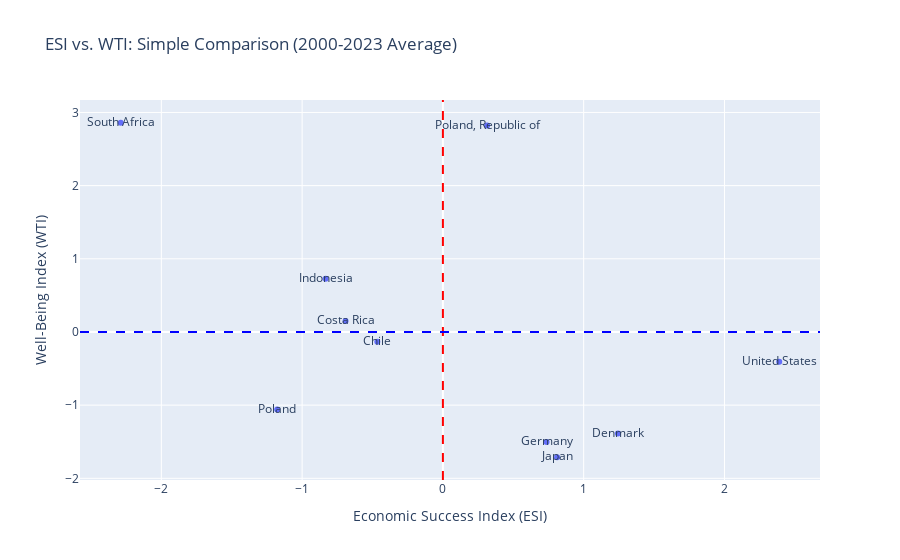

Source (notebook cell):
### Code cell
import plotly.express as px
import pandas as pd

# 1. CALCULATE THE AVERAGE SCORES PER COUNTRY (from yearly data)
df_final_ranking = df_merged_scores.groupby('Country Name').agg(
    {'Economic Success (PCA)': 'mean',
     'Well-Being (PCA)': 'mean'}
).reset_index()

# Rename columns for plotting simplicity
df_final_ranking.rename(columns={
    'Economic Success (PCA)': 'Avg_ESI',
    'Well-Being (PCA)': 'Avg_WTI'
}, inplace=True)


# 2. CREATE THE SCATTER PLOT
fig = px.scatter(
    df_final_ranking,
    x='Avg_ESI',           # X-axis: Economic Success Index
    y='Avg_WTI',           # Y-axis: Well-Being Translation Index
    text='Country Name',   # Label points with the country name
    title='ESI vs. WTI: Simple Comparison (2000-2023 Average)',
    labels={
        'Avg_ESI': 'Economic Success Index (ESI)',
        'Avg_WTI': 'Well-Being Index (WTI)'
    }
)

# Optional: Add Quadrant lines at the sample average (Zero)
fig.add_vline(x=0, line_dash="dash", line_color="red")
fig.add_hline(y=0, line_dash="dash", line_color="blue")

fig.show()

### Figure 1 — Plotly figure (JSON) as saved in the notebook; plotly's stock layout.template omitted (floating-point values rounded to 4 significant figures)
{"data": [{"hovertemplate": "Economic Success Index (ESI)=%{x}<br>Well-Being Index (WTI)=%{y}<br>Country Name=%{text}<extra></extra>", "legendgroup": "", "marker": {"color": "#636efa", "symbol": "circle"}, "mode": "markers+text", "name": "", "orientation": "v", "showlegend": false, "text": ["Chile", "Costa Rica", "Denmark", "Germany", "Indonesia", "Japan", "Poland", "Poland, Republic of", "South Africa", "United States"], "type": "scatter", "x": [-0.4658, -0.6915, 1.243, 0.7364, -0.833, 0.8115, -1.177, 0.3143, -2.288, 2.389], "xaxis": "x", "y": [-0.1349, 0.1483, -1.388, -1.502, 0.7278, -1.712, -1.061, 2.821, 2.859, -0.4058], "yaxis": "y"}], "layout": {"legend": {"tracegroupgap": 0}, "shapes": [{"line": {"color": "red", "dash": "dash"}, "type": "line", "x0": 0, "x1": 0, "xref": "x", "y0": 0, "y1": 1, "yref": "y domain"}, {"line": {"color": "blue", "dash": "dash"}, "type": "line", "x0": 0, "x1": 1, "xref": "x domain", "y0": 0, "y1": 0, "yref": "y"}], "title": {"text": "ESI vs. WTI: Simple Comparison (2000-2023 Average)"}, "xaxis": {"anchor": "y", "domain": [0, 1], "title": {"text": "Economic Success Index (ESI)"}}, "yaxis": {"anchor": "x", "domain": [0, 1], "title": {"text": "Well-Being Index (WTI)"}}}}
